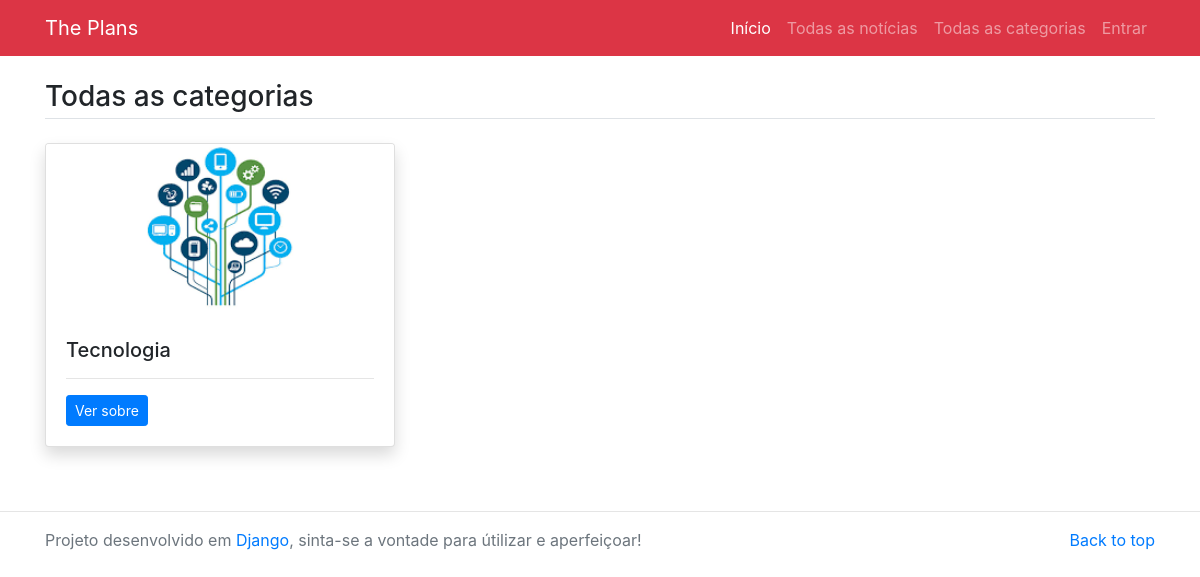
Page /all-category on the committed database.
### main/models.py (models this page shows, shortened)
class Category(models.Model):
    title=models.CharField(max_length=200)
    category_image=models.ImageField(upload_to='imgs/')
    class Meta:
        verbose_name_plural='Categories'

### main/views.py (the view)
# urls.py: path('all-category',views.all_category,name='all-category'),
def all_category(request):
    cats = Category.objects.all()
    return render(request, 'category.html', {
        'cats':cats
    })

### main/templates/category.html
{% extends 'base.html' %}
{% block content %}
<main class="container mt-3 mb-5">
	<h3 class="border-bottom pb-1 my-4">Todas as categorias</h3>
	<div class="row">
		{% for cat in cats %}
		<div class="col-md-4">
			<div class="card mb-3 shadow">
            <img src="/media/{{cat.category_image}}" class="card-img-top" alt="{{cat.title}}">
			  <div class="card-body">
			    <h5 class="card-title">{{cat.title}}</h5>
			    <hr/>
			    <p class="card-text"><a href="category/{{cat.id}}" class="btn btn-sm btn-primary">Ver sobre</a></p>
			  </div>
			</div>
		</div>
		{% endfor %}
	</div>
</main>
{% endblock %}

### rows in the picture
Category: category_image (picture), title "Tecnologia"
